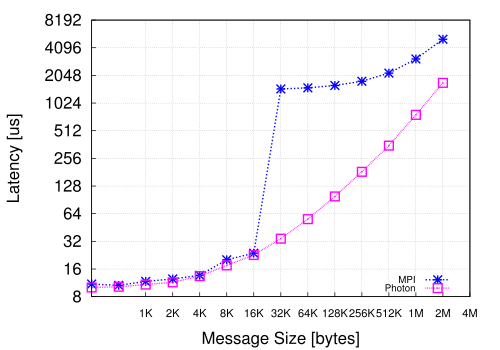

Write the gnuplot code that produced this figure.
set grid
set key samplen 2 spacing .5 font ",14" noreverse enhanced autotitles nobox
set ylabel "Latency [us]"
set xlabel "Message Size [bytes]"
set style data linespoints
set term post eps enhanced color 24
set style line 1 linetype 1 lw 4 ps 2
set style line 2 linetype 2 lw 4 ps 2
set style line 3 linetype 3 lw 4 ps 2
set style line 4 linetype 4 lw 4 ps 2
set style line 5 linetype 5 lw 4 ps 2
set style line 6 linetype 6 lw 4 ps 2
set style line 7 linetype 7 lw 4 ps 2
set style line 8 linetype 8 lw 4 ps 2
set style line 9 linetype 9 lw 4 ps 2
set style line 10 linetype 1 lw 4 ps 2 lc 3
set style line 11 linetype 2 lw 4 ps 2 lc 4
set style line 12 linetype 3 lw 4 ps 2 lc 5
set xtics nomirror
set ytics nomirror
#set yrange [1:1000]
set logscale x 2
set xrange [0.25:4096]
set xtics font ",12" 
set xtics ("1K" 1,"2K" 2,"4K" 4,"8K" 8,"16K" 16,"32K" 32,"64K" 64,"128K" 128,"256K" 256,"512K" 512,"1M" 1024,"2M" 2048,"4M" 4096) font ",16" 
set key right bottom
set logscale y 2
set key width -4
plot \
"memput/mpi.dat" using ($1/1024):(($2+$3+$4+$5)/4) title "MPI" w lp ls 3,\
"memput/photon.dat" using ($1/1024):(($2+$3+$4+$5)/4) title "Photon" w lp ls 4
